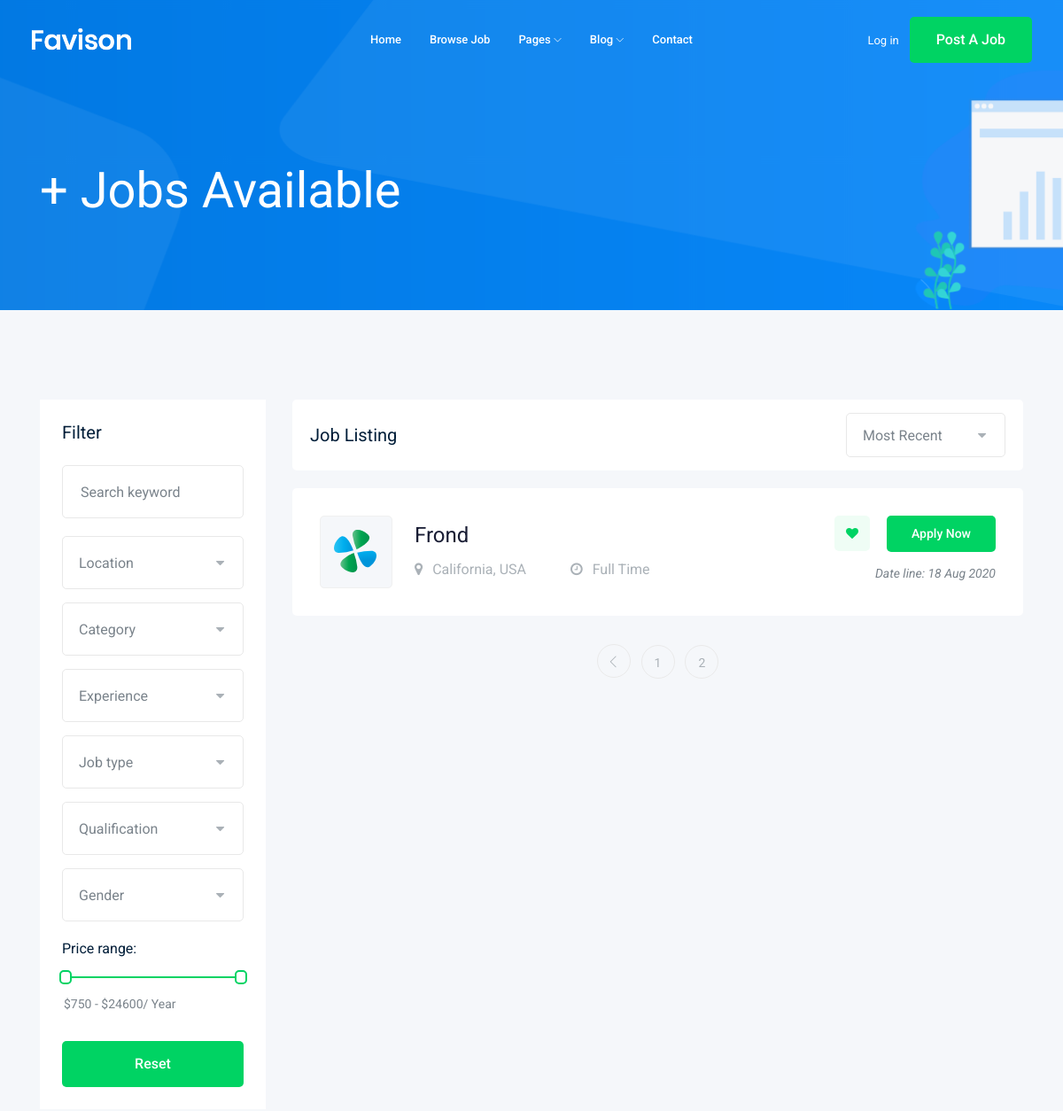
/jobs/?page=2 (upper part), run on an earlier commit of the app's database.
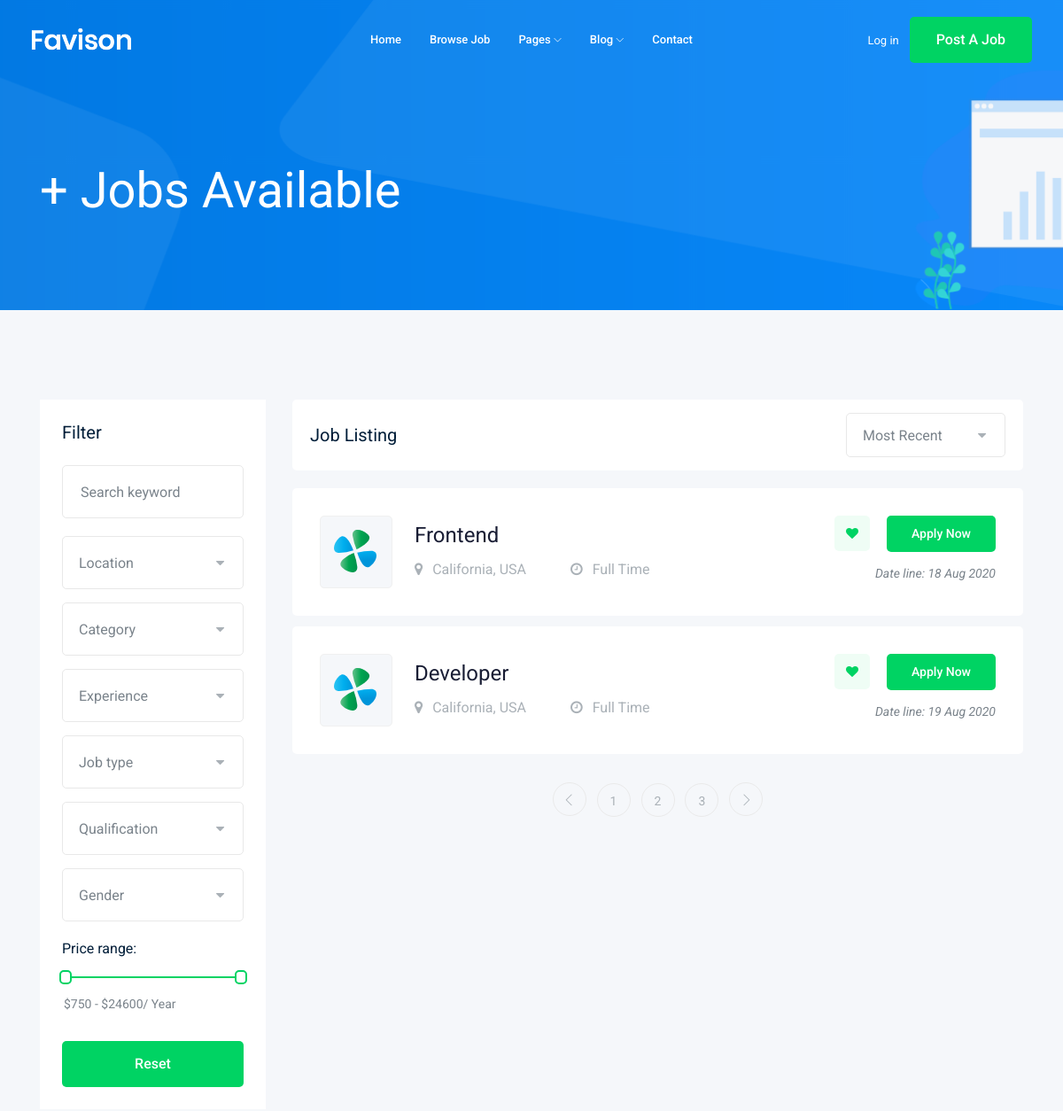
And on a later commit of the database.
### Job/models.py (models this page shows, shortened)
class Job(models.Model):  #table
    Full_Time = "Full Time"
    Part_Time = "Part Time"
    job_type_CHOICES = [(Full_Time, "Full Time"), (Part_Time, "Part Time")]
    title = models.CharField(max_length=100)  #Colume
    job_type = models.CharField(max_length=15, choices=job_type_CHOICES)
    description = models.TextField(max_length=1000)
    published_at = models.DateTimeField(auto_now_add=True)
    vacancy = models.IntegerField(default=1)
    salary = models.FloatField(default=0.0)
    category = models.ForeignKey('Category', on_delete=models.CASCADE)
    experience = models.IntegerField(default=0)
    image = models.ImageField(upload_to=upload_image)
    slug = models.SlugField(blank=True, null=True)
    def __str__(self):
        return self.title

### Job/views.py (the view)
# urls.py: path('', views.Job_list),
def Job_list(request):
    Job_list = Job.objects.all()
    paginator = Paginator(Job_list, 2)  # Show 2 contacts per page.
    page_number = request.GET.get('page')
    page_obj = paginator.get_page(page_number)
    context = {"jobs": page_obj}
    return render(request, "job/jobs.html", context)

### Job/templates/job/jobs.html (shortened to what this page needs)
{% extends "base.html" %}
{% block body %}
<div class="bradcam_area bradcam_bg_1">
    <div class="container">
        <div class="row">
            <div class="col-xl-12">
                <div class="bradcam_text">
                    <h3>{{jobs.count}}+ Jobs Available</h3>
                </div>
            </div>
        </div>
    </div>
</div>
<div class="job_listing_area plus_padding">
    <div class="container">
        <div class="row">
            <div class="col-lg-3">
                <div class="job_filter white-bg">
                    <div class="form_inner white-bg">
                        <h3>Filter</h3>
                        <form action="#">
                            <div class="row">
                                <div class="col-lg-12">
                                    <div class="single_field">
                                        <input type="text" placeholder="Search keyword">
                                    </div>
                                </div>
                                <div class="col-lg-12">
                                </div>
                                <div class="col-lg-12">
                                </div>
                                <div class="col-lg-12">
                                </div>
                                <div class="col-lg-12">
                                </div>
                                <div class="col-lg-12">
                                </div>
                                <div class="col-lg-12">
                                </div>
                            </div>
                        </form>
                    </div>
                    <div class="range_wrap">
                        <label for="amount">Price range:</label>
                        <div id="slider-range"></div>
                        <p>
                            <input type="text" id="amount" readonly
                                style="border:0; color:#7A838B; font-size: 14px; font-weight:400;">
                        </p>
                    </div>
                    <div class="reset_btn">
                        <button class="boxed-btn3 w-100" type="submit">Reset</button>
                    </div>
                </div>
            </div>
            <div class="col-lg-9">
                <div class="recent_joblist_wrap">
                    <div class="recent_joblist white-bg ">
                        <div class="row align-items-center">
                            <div class="col-md-6">
                                <h4>Job Listing</h4>
                            </div>
                            <div class="col-md-6">
                                <div class="serch_cat d-flex justify-content-end">
                                </div>
                            </div>
                        </div>
                    </div>
                </div>
                <div class="job_lists m-0">
                    <div class="row">
                        {%for job in jobs%}
                        <div class="col-lg-12 col-md-12">
                            <div class="single_jobs white-bg d-flex justify-content-between">
                                <div class="jobs_left d-flex align-items-center">
                                    <div class="thumb">
                                        <img src="img/svg_icon/1.svg" alt="">
                                    </div>
                                    <div class="jobs_conetent">
                                        <a href="{% url 'jobs:job_detail' job.slug %}">
                                            <h4>{{job}}</h4>
                                        </a>
                                        <div class="links_locat d-flex align-items-center">
                                            <div class="location">
                                                <p> <i class="fa fa-map-marker"></i> California, USA</p>
                                            </div>
                                            <div class="location">
                                                <p> <i class="fa fa-clock-o"></i> {{job.job_type}}</p>
                                            </div>
                                        </div>
                                    </div>
                                </div>
                                <div class="jobs_right">
                                    <div class="apply_now">
                                        <a class="heart_mark" href="#"> <i class="fa fa-heart"></i> </a>
                                        <a href="{% url 'jobs:job_detail' job.slug %}" class="boxed-btn3">Apply Now</a>
                                    </div>
                                    <div class="date">
                                        <p>Date line: {{job.published_at | date:"d M o"}}</p>
                                    </div>
                                </div>
                            </div>
                        </div>
                        {% endfor %}
                    </div>
                    <div class="row">
                        {% if jobs.has_other_pages %}
                        <div class="col-lg-12">
                            <div class="pagination_wrap">
                                <ul>
                                    {% if jobs.has_previous %}
                                    <li><a href="?page={{jobs.previous_page_number}}"> <i class="ti-angle-left"></i>
                                        </a></li>
                                    {% endif %}
                                    {% for job in jobs.paginator.page_range %}
                                    <li><a href="?page={{job}}"><span>{{job}}</span></a></li>
                                    {% endfor %}
                                    {% if jobs.has_next %}
                                    <li><a href="?page={{jobs.next_page_number}}"> <i class="ti-angle-right"></i> </a>
                                    </li>
                                    {% endif %}
                                </ul>
                            </div>
                        </div>
                        {% endif %}
                    </div>
                </div>
            </div>
        </div>
    </div>
</div>
{% endblock body %}

### templates/base.html (shortened to what this page needs)
{% load static %}
<!doctype html>
<html class="no-js" lang="zxx">
<head>
    <link rel="stylesheet" href="{% static 'css/bootstrap.min.css' %}">
    <link rel="stylesheet" href="{% static 'css/owl.carousel.min.css' %}">
    <link rel="stylesheet" href="{% static 'css/magnific-popup.css' %}">
    <link rel="stylesheet" href="{% static 'css/font-awesome.min.css' %}">
    <link rel="stylesheet" href="{% static 'css/themify-icons.css' %}">
    <link rel="stylesheet" href="{% static 'css/nice-select.css' %}">
    <link rel="stylesheet" href="{% static 'css/flaticon.css' %}">
    <link rel="stylesheet" href="{% static 'css/jquery-ui.css' %}">
    <link rel="stylesheet" href="{% static 'css/gijgo.css' %}">
    <link rel="stylesheet" href="{% static 'css/animate.min.css' %}">
    <link rel="stylesheet" href="{% static 'css/slicknav.css' %}">
    <link rel="stylesheet" href="{% static 'css/style.css' %}">
</head>
<body>
    <header>
        <div class="header-area ">
            <div id="sticky-header" class="main-header-area">
                <div class="container-fluid ">
                    <div class="header_bottom_border">
                        <div class="row align-items-center">
                            <div class="col-xl-3 col-lg-2">
                                <div class="logo">
                                    <a href="index.html">
                                        <img src="img/logo.png" alt="">
                                    </a>
                                </div>
                            </div>
                            <div class="col-xl-6 col-lg-7">
                                <div class="main-menu  d-none d-lg-block">
                                    <nav>
                                        <ul id="navigation">
                                            <li><a href="index.html">home</a></li>
                                            <li><a href="jobs.html">Browse Job</a></li>
                                            <li><a href="#">pages <i class="ti-angle-down"></i></a>
                                            </li>
                                            <li><a href="#">blog <i class="ti-angle-down"></i></a>
                                            </li>
                                            <li><a href="contact.html">Contact</a></li>
                                        </ul>
                                    </nav>
                                </div>
                            </div>
                            <div class="col-xl-3 col-lg-3 d-none d-lg-block">
                                <div class="Appointment">
                                    <div class="phone_num d-none d-xl-block">
                                        <a href="#">Log in</a>
                                    </div>
                                    <div class="d-none d-lg-block">
                                        <a class="boxed-btn3" href="#">Post a Job</a>
                                    </div>
                                </div>
                            </div>
                            <div class="col-12">
                            </div>
                        </div>
                    </div>
                </div>
            </div>
        </div>
    </header>
    {% block body %}
    {% endblock body %}
</body>
</html>

What changed in the data, as far as the page shows it:
changed Job: title "Frond" → "Frontend"
added Job: title "Developer", job_type "Full Time", published_at "19 Aug 2020"
Also different on the page:
new list line: "3"
